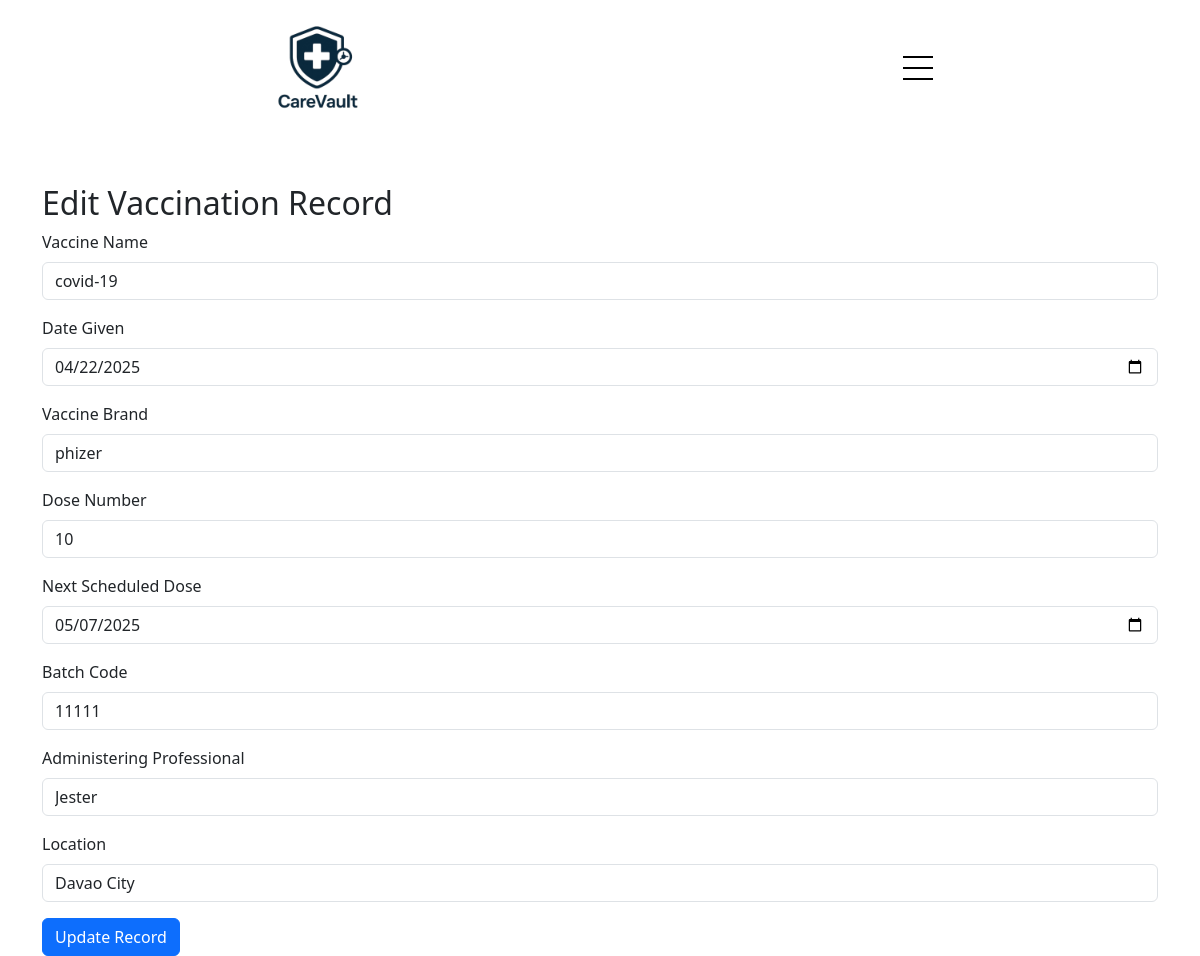
The app's page /edit-Vaccination.php?id=5 with its own data.
### tables this page shows
CREATE TABLE `vaccinations` (
  `id` int(11) NOT NULL,
  `user_id` int(11) DEFAULT NULL,
  `vaccine_name` varchar(100) DEFAULT NULL,
  `date_given` date DEFAULT NULL,
  `vaccine_brand` varchar(255) DEFAULT NULL,
  `dose_number` int(11) NOT NULL,
  `next_sched` date DEFAULT NULL,
  `batch_code` varchar(255) DEFAULT NULL,
  `administering_prof` varchar(255) DEFAULT NULL,
  `location` varchar(255) DEFAULT NULL
);

### edit-Vaccination.php (the view, shortened to what this page needs)
<?php
$record_id = $_GET['id'];
$conn = connection();
$stmt = $conn->prepare("SELECT * FROM vaccinations WHERE id = ?");
$stmt->bind_param("i", $record_id);
$stmt->execute();
$result = $stmt->get_result();
$record = $result->fetch_assoc();
?>
<!DOCTYPE html>
<html lang="en">
<head>
    <link href="https://cdn.jsdelivr.net/npm/bootstrap@5.3.3/dist/css/bootstrap.min.css" rel="stylesheet">
</head>
<body>
    <?php include 'navbar.php'; ?>
    <main class="container mt-5">
        <h2>Edit Vaccination Record</h2>
        <form method="POST">
            <div class="mb-3">
                <label for="vaccine_name" class="form-label">Vaccine Name</label>
                <input type="text" name="vaccine_name" id="vaccine_name" class="form-control"
                    value="<?= htmlspecialchars($record['vaccine_name']) ?>" required>
            </div>
            <div class="mb-3">
                <label for="date_given" class="form-label">Date Given</label>
                <input type="date" name="date_given" id="date_given" class="form-control"
                    value="<?= htmlspecialchars($record['date_given']) ?>" required>
            </div>
            <div class="mb-3">
                <label for="vaccine_brand" class="form-label">Vaccine Brand</label>
                <input type="text" name="vaccine_brand" id="vaccine_brand" class="form-control"
                    value="<?= htmlspecialchars($record['vaccine_brand']) ?>" required>
            </div>
            <div class="mb-3">
                <label for="dose_number" class="form-label">Dose Number</label>
                <input type="number" name="dose_number" id="dose_number" class="form-control"
                    value="<?= htmlspecialchars($record['dose_number']) ?>" required>
            </div>
            <div class="mb-3">
                <label for="next_sched" class="form-label">Next Scheduled Dose</label>
                <input type="date" name="next_sched" id="next_sched" class="form-control"
                    value="<?= htmlspecialchars($record['next_sched']) ?>">
            </div>
            <div class="mb-3">
                <label for="batch_code" class="form-label">Batch Code</label>
                <input type="text" name="batch_code" id="batch_code" class="form-control"
                    value="<?= htmlspecialchars($record['batch_code']) ?>">
            </div>
            <div class="mb-3">
                <label for="administering_prof" class="form-label">Administering Professional</label>
                <input type="text" name="administering_prof" id="administering_prof" class="form-control"
                    value="<?= htmlspecialchars($record['administering_prof']) ?>">
            </div>
            <div class="mb-3">
                <label for="location" class="form-label">Location</label>
                <input type="text" name="location" id="location" class="form-control"
                    value="<?= htmlspecialchars($record['location']) ?>">
            </div>
            <button type="submit" name="btn_update" class="btn btn-primary">Update Record</button>
        </form>
    </main>
</body>
</html>

### records on screen
vaccinations: vaccine_name "covid-19", date_given "04/22/2025", vaccine_brand "phizer", dose_number "10", next_sched "05/07/2025", batch_code "11111", administering_prof "Jester", location "Davao City"
